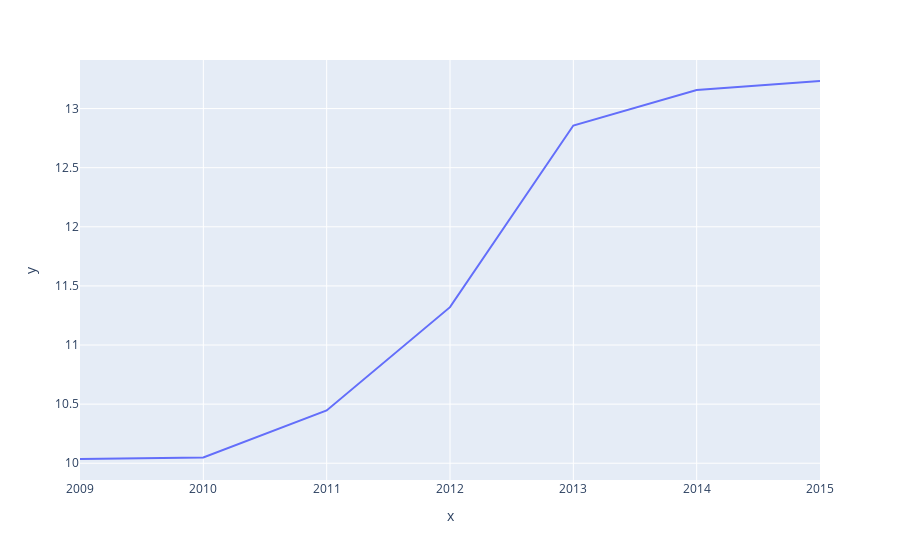

This figure's notebook cell:
### Code cell
dff = df_clear.groupby("pickup_year")[['fare_amount']].mean().reset_index().sort_values(by='pickup_year')
dff
px.line(x=dff['pickup_year'], y=dff['fare_amount'])

### Figure 1 — Plotly figure (JSON) as saved in the notebook; plotly's stock layout.template omitted (floating-point values rounded to 4 significant figures)
{"data": [{"hovertemplate": "x=%{x}<br>y=%{y}<extra></extra>", "legendgroup": "", "line": {"color": "#636efa", "dash": "solid"}, "marker": {"symbol": "circle"}, "mode": "lines", "name": "", "orientation": "v", "showlegend": false, "type": "scatter", "x": [2009, 2010, 2011, 2012, 2013, 2014, 2015], "xaxis": "x", "y": [10.04, 10.05, 10.45, 11.32, 12.86, 13.16, 13.23], "yaxis": "y"}], "layout": {"legend": {"tracegroupgap": 0}, "margin": {"t": 60}, "xaxis": {"anchor": "y", "domain": [0, 1], "title": {"text": "x"}}, "yaxis": {"anchor": "x", "domain": [0, 1], "title": {"text": "y"}}}}
